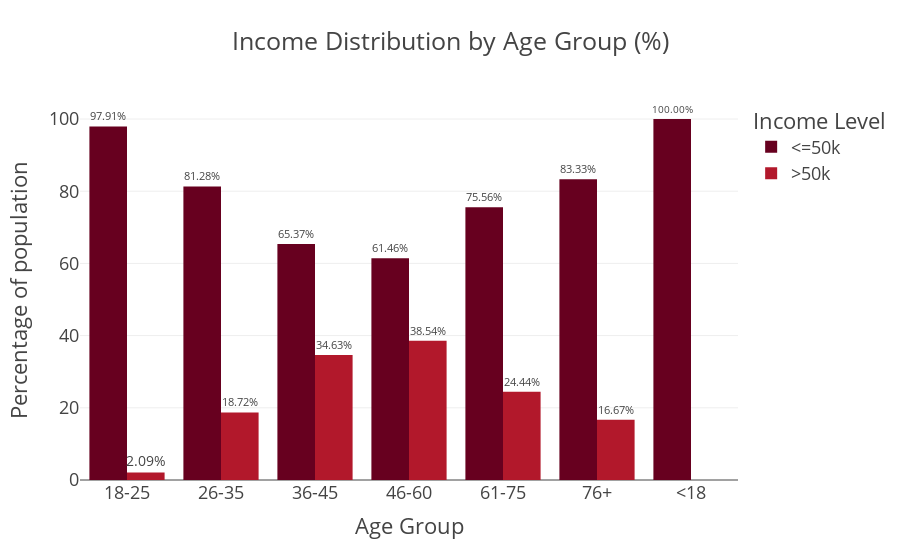

Here is the notebook cell this chart was saved with:
### Code cell
fig = px.bar(
    adult_df_income_age,
    x = 'age_group',
    y = 'percentage',
    color = 'income',
    title = 'Income Distribution by Age Group (%)',
    barmode = 'group', 
    height = 500,
    color_discrete_sequence=px.colors.sequential.RdBu,
    text= 'percentage'
)
fig.update_traces(texttemplate='%{text:.2f}%', textposition='outside')
fig.update_layout(template="presentation", xaxis_title='Age Group', 
                  yaxis_title='Percentage of population', legend_title=dict(text='Income Level'),
                  paper_bgcolor = "rgba(0, 0, 0, 0)", plot_bgcolor = "rgba(0, 0, 0, 0)")
fig.write_image(os.path.join(results_dir, 'income_distribution_by_agegroup_bar_plot.jpg'))
fig.write_image(os.path.join(results_dir, 'income_distribution_by_agegroup_bar_plot.png'))
fig.write_html(os.path.join(results_dir, 'income_distribution_by_agegroup_bar_plot.html'))
fig.show()

### Figure 1 — Plotly figure (JSON) as saved in the notebook; plotly's stock layout.template omitted (floating-point values rounded to 4 significant figures)
{"data": [{"alignmentgroup": "True", "hovertemplate": "income=<=50k<br>age_group=%{x}<br>percentage=%{text}<extra></extra>", "legendgroup": "<=50k", "marker": {"color": "rgb(103,0,31)", "pattern": {"shape": ""}}, "name": "<=50k", "offsetgroup": "<=50k", "orientation": "v", "showlegend": true, "text": [97.91, 81.28, 65.37, 61.46, 75.56, 83.33, 100.0], "textposition": "outside", "texttemplate": "%{text:.2f}%", "type": "bar", "x": ["18-25", "26-35", "36-45", "46-60", "61-75", "76+", "<18"], "xaxis": "x", "y": [97.91, 81.28, 65.37, 61.46, 75.56, 83.33, 100.0], "yaxis": "y"}, {"alignmentgroup": "True", "hovertemplate": "income=>50k<br>age_group=%{x}<br>percentage=%{text}<extra></extra>", "legendgroup": ">50k", "marker": {"color": "rgb(178,24,43)", "pattern": {"shape": ""}}, "name": ">50k", "offsetgroup": ">50k", "orientation": "v", "showlegend": true, "text": [2.093, 18.72, 34.63, 38.54, 24.44, 16.67], "textposition": "outside", "texttemplate": "%{text:.2f}%", "type": "bar", "x": ["18-25", "26-35", "36-45", "46-60", "61-75", "76+"], "xaxis": "x", "y": [2.093, 18.72, 34.63, 38.54, 24.44, 16.67], "yaxis": "y"}], "layout": {"autosize": true, "barmode": "group", "legend": {"title": {"text": "Income Level"}, "tracegroupgap": 0}, "paper_bgcolor": "rgba(0, 0, 0, 0)", "plot_bgcolor": "rgba(0, 0, 0, 0)", "title": {"text": "Income Distribution by Age Group (%)"}, "xaxis": {"anchor": "y", "autorange": true, "domain": [0, 1], "range": [-0.5, 6.5], "title": {"text": "Age Group"}, "type": "category"}, "yaxis": {"anchor": "x", "autorange": true, "domain": [0, 1], "range": [0, 105.3], "title": {"text": "Percentage of population"}, "type": "linear"}}}
